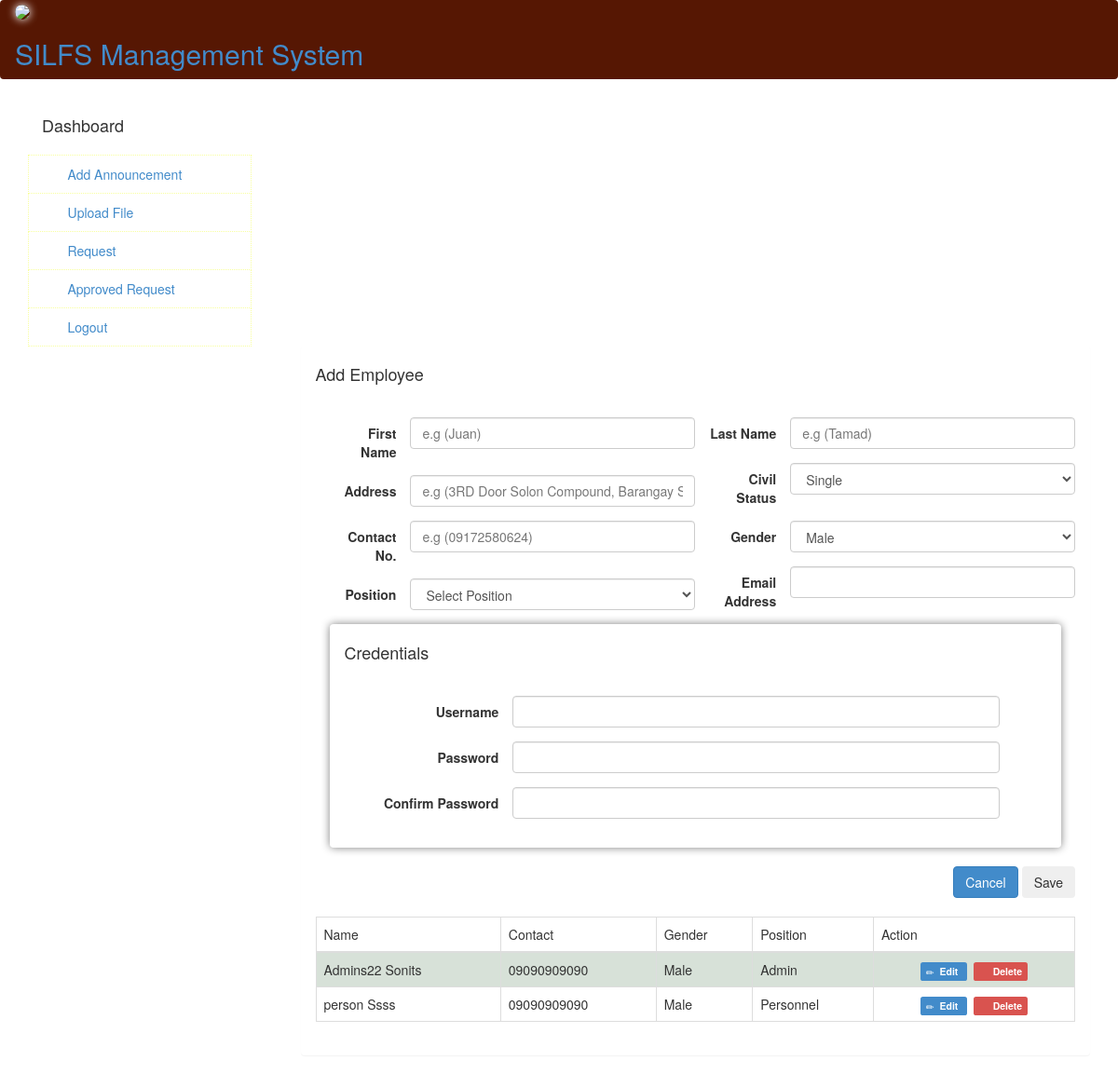
The app's page /index.php/employee/add_employee with its own data.
### tables this page shows
CREATE TABLE IF NOT EXISTS `tbl_party` (
  `id` int(11) NOT NULL,
  `firstname` varchar(50) NOT NULL,
  `lastname` varchar(50) NOT NULL,
  `position` int(11) NOT NULL,
  `branch` int(11) NOT NULL,
  `address` varchar(100) NOT NULL,
  `contact` varchar(100) NOT NULL,
  `civil` varchar(50) NOT NULL,
  `gender` varchar(50) NOT NULL,
  `email` varchar(50) NOT NULL
);

CREATE TABLE IF NOT EXISTS `tbl_position` (
  `id` int(11) NOT NULL,
  `description` varchar(50) NOT NULL
);

### application/controllers/Employee.php (called while the page is built)
<?php
	class Employee extends CI_Controller
	{
		public function add_employee()
		{
			$this->load->view('templates/header');
			$data['nav'] = 'employee';
			$this->load->model('usermd');
			$this->load->view('templates/navigation', $data);
			$this->load->view('employee/add_employee');
			$this->load->view('templates/footer');
		}
	}

### index.php (called while the page is built, shortened)
<?php
require_once BASEPATH.'core/CodeIgniter.php';

### application/models/Usermd.php (called while the page is built, shortened)
<?php
	class Usermd extends CI_Model
	{
		public function getUsers()
		{
			$this->db->where('tbl_party.position = tbl_position.id');
			$this->db->select('tbl_party.*, tbl_position.description');
			return $this->db->get('tbl_party, tbl_position')->result_array();
		}
	}

### application/views/employee/add_employee.php (the view, shortened to what this page needs)
<div class="col-md-3"></div>
<div class="col-md-9 container_margin">
	<div class="panel p-body">
		<div class="panel-heading"><h4>Add Employee</h4></div>
			<div class="panel-body">
				<form class="form-horizontal" method="post" action="insert_user">
					<div class="col-md-6">
						<div class="form-group">
							<label class="col-sm-3 control-label">First Name</label>
							<div class="col-sm-9" style="padding:0">
								<input type="text" class="form-control" name="firstname" placeholder="e.g (Juan)" required>
							</div>
						</div>
						<div class="form-group">
							<label class="col-sm-3 control-label">Address</label>
							<div class="col-sm-9" style="padding:0">
								<input type="text" class="form-control" name="address" placeholder="e.g (3RD Door Solon Compound, Barangay San Antonio, Jakosalem St.)" required>
							</div>
						</div>
						<div class="form-group">
							<label class="col-sm-3 control-label">Contact No.</label>
							<div class="col-sm-9" style="padding:0">
								<input type="text" class="form-control" name="contact" maxlength="11" placeholder="e.g (09172580624)" required>
							</div>
						</div>
						<div class="form-group">
							<label class="col-sm-3 control-label">Position</label>
							<div class="col-sm-9" style="padding:0">
								<select class="form-control" name="position" id="pos">
									<option>Select Position</option>
								</select>
							</div>
						</div>
					</div>
					<div class="col-md-6">
						<div class="form-group">
							<label class="col-sm-3 control-label">Last Name</label>
							<div class="col-sm-9" style="padding:0">
								<input type="text" class="form-control" name="lastname" placeholder="e.g (Tamad)" required>
							</div>
						</div>
						<div class="form-group">
							<label class="col-sm-3 control-label">Civil Status</label>
							<div class="col-sm-9" style="padding:0">
								<select class="form-control" name="status">
									<option>Single</option>
								</select>
							</div>
						</div>
						<div class="form-group">
							<label class="col-sm-3 control-label">Gender</label>
							<div class="col-sm-9" style="padding:0">
								<select class="form-control" name="gender">
									<option>Male</option>
								</select>
							</div>
						</div>
						<div class="form-group">
							<label class="col-sm-3 control-label">Email Address</label>
							<div class="col-sm-9" style="padding:0">
								<input type="text" class="form-control" name="email_add">
							</div>
						</div>
					</div>
					<div class="col-md-12 creds">
					<div class="panel" style="box-shadow: 0px 0px 10px gray">
						<div class="panel-heading"><h4>Credentials</h4></div>
						<div class="panel-body">
							<div class="form-group">
								<label class="col-sm-3 control-label">Username</label>
								<div class="col-sm-8" style="padding:0">
									<input type="text" class="form-control" name="username">
								</div>
							</div>
							<div class="form-group">
								<label class="col-sm-3 control-label">Password</label>
								<div class="col-sm-8" style="padding:0">
									<input type="password" class="form-control" name="password">
								</div>
							</div>
							<div class="form-group">
								<label class="col-sm-3 control-label">Confirm Password</label>
								<div class="col-sm-8" style="padding:0">
									<input type="password" class="form-control" name="cpassword">
								</div>
							</div>
						</div>
					</div>
					</div>
						<div class="pull-right">
							<a href="/add_employee" type="submit" class="btn btn-primary">Cancel</a>
							<button type="submit" class="btn button_primary">Save</button>
							<br />
							<br />
						</div>
				</form>
				<div class="table table-responsive">
					<table class="table table-striped table-bordered table-hover" id="dataTable">
                    <thead>
                    <tr>
                        <td>Name</td>
                        <td>Contact</td>
                        <td>Gender</td>
                        <td>Position</td>
                        <td style="max-width: 100px">Action</td>
                    </tr>
                    </thead>
                    <tbody>
                    <?php foreach ($this->usermd->getUsers() as $key => $value) { ?>
                        <tr>
                            <td><?php echo $value['firstname'] . ' ' . $value['lastname']  ?></td>
                            <td><?php echo $value['contact'] ?></td>
                            <td><?php echo $value['gender'] ?></td>
                            <td><?php echo $value['description'] ?></td>
                            <td style="text-align: center">
                            	<a class="a-table label label-primary edit_emp" href="#" data-param="<?php echo $value['id'] ?>">
                            		<span class="glyphicon glyphicon-pencil"></span>&nbsp; Edit
                            	</a>&nbsp;
                            	<a class="a-table label label-danger" href="/delete_user/<?php echo $value['id'] ?>" onclick="return confirm('Are you sure?')">
                            		<span class="glyphicon glyphicon-trash"></span>&nbsp; Delete
                            	</a>
                            </td>
                        </tr>
                    <?php } ?>
                    </tbody>
                </table>
				</div>
			</div>
	</div>
</div>

### records on screen
tbl_party: firstname "Admins22", lastname "Sonits", contact "09090909090", gender "Male", tbl_position.description "Admin"
tbl_party: firstname "person", lastname "Ssss", contact "09090909090", gender "Male", tbl_position.description "Personnel"
